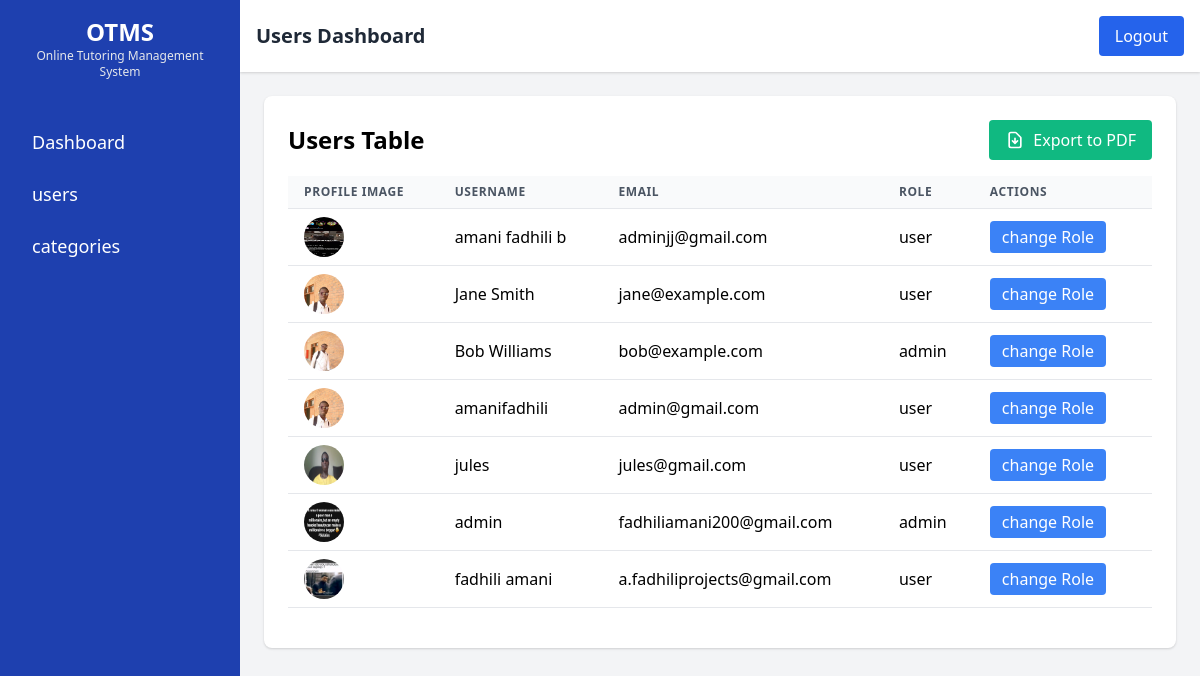
/admin/users.php, run on the app's committed database.
### tables this page shows
CREATE TABLE `users` (
  `user_id` int(11) NOT NULL,
  `user_name` varchar(50) NOT NULL,
  `email` varchar(110) NOT NULL,
  `password` varchar(110) NOT NULL,
  `profile_image` text DEFAULT NULL,
  `role` enum('user','admin') NOT NULL DEFAULT 'user'
);

### admin/users.php (the view, shortened to what this page needs)
<?php include('../user/db.php');
?>
<!DOCTYPE html>
<html lang="en">
<head>
    <link href="https://cdn.jsdelivr.net/npm/tailwindcss@2.2.19/dist/tailwind.min.css" rel="stylesheet">
</head>
<body class="bg-gray-100">
    <div class="flex h-screen overflow-hidden">
        <?php include 'sidebar.php'; ?>
        <div class="flex-1 flex flex-col w-full">
            <header class="bg-white shadow p-4 flex items-center justify-between">
                <h1 class="text-xl font-bold text-gray-800">Users Dashboard</h1>
                <div class="flex items-center space-x-4">
                    <button class="text-white bg-blue-600 px-4 py-2 rounded" onclick="window.location.href='../index.php'">Logout</button>
                </div>
            </header>
            <main class="flex-1 p-6 overflow-auto transition-all duration-300 w-full" id="main-content">
                <div class="bg-white rounded-lg shadow p-6">
                                    <div class="flex justify-between items-center mb-4">
                                        <h2 class="text-2xl font-bold">Users Table</h2>
                                        <button onclick="generatePDF()" class="bg-green-500 hover:bg-green-600 text-white px-4 py-2 rounded flex items-center">
                                            <svg class="w-5 h-5 mr-2" fill="none" stroke="currentColor" viewBox="0 0 24 24">
                                                <path stroke-linecap="round" stroke-linejoin="round" stroke-width="2" d="M12 10v6m0 0l-3-3m3 3l3-3m2 8H7a2 2 0 01-2-2V5a2 2 0 012-2h5.586a1 1 0 01.707.293l5.414 5.414a1 1 0 01.293.707V19a2 2 0 01-2 2z" />
                                            </svg>
                                            Export to PDF
                                        </button>
                                    </div>
                    <div class="overflow-x-auto">
                        <table class="min-w-full bg-white">
                            <thead>
                                <tr>
                                    <th class="py-2 px-4 border-b border-gray-200 bg-gray-50 text-left text-xs font-semibold text-gray-600 uppercase tracking-wider">Profile Image</th>
                                    <th class="py-2 px-4 border-b border-gray-200 bg-gray-50 text-left text-xs font-semibold text-gray-600 uppercase tracking-wider">Username</th>
                                    <th class="py-2 px-4 border-b border-gray-200 bg-gray-50 text-left text-xs font-semibold text-gray-600 uppercase tracking-wider">Email</th>
                                    <th class="py-2 px-4 border-b border-gray-200 bg-gray-50 text-left text-xs font-semibold text-gray-600 uppercase tracking-wider">Role</th>
                                    <th class="py-2 px-4 border-b border-gray-200 bg-gray-50 text-left text-xs font-semibold text-gray-600 uppercase tracking-wider">Actions</th>
                                </tr>
                            </thead>
                            <tbody>
                                <?php
                                $rows_per_page = 10;
                                $page = isset($_GET['page']) ? $_GET['page'] : 1;
                                $start = ($page - 1) * $rows_per_page;
                                $query = "SELECT * FROM users LIMIT $start, $rows_per_page";
                                $result = mysqli_query($conn, $query);
                                while ($row = mysqli_fetch_assoc($result)) {
                                    $username = $row['user_name'];
                                    $email = $row['email'];
                                    $image = $row['profile_image'];
                                    $role = $row['role'];
                                    $user_id = $row['user_id'];
                                    echo "<tr>";
                                    echo "<td class='py-2 px-4 border-b border-gray-200'><img src='../image/" . $image . "' alt='Profile Image' class='w-10 h-10 rounded-full'></td>";
                                    echo "<td class='py-2 px-4 border-b border-gray-200'>" . $username . "</td>";
                                    echo "<td class='py-2 px-4 border-b border-gray-200'>" . $email . "</td>";
                                    echo "<td class='py-2 px-4 border-b border-gray-200'>" . $role . "</td>";
                                    echo "<td class='py-2 px-4 border-b border-gray-200'>
                                            <button onclick='updateRole(" . $user_id . ")' class='bg-blue-500 text-white px-3 py-1 rounded mr-2 hover:bg-blue-600'>change Role</button>
                                          </td>";
                                    echo "</tr>";
                                }
                                ?>
                            </tbody>
                        </table>
                    </div>
                </div>
            </main>
        </div>
    </div>
</body>
</html>

### admin/sidebar.php (shortened to what this page needs)
<head>
<link rel="stylesheet" href="https://cdnjs.cloudflare.com/ajax/libs/font-awesome/6.6.0/css/all.min.css" />
</head>
<div class="sidebar bg-blue-800 text-white p-4 w-1/5 h-full transition-transform transform -translate-x-full md:translate-x-0" id="sidebar">
    <div class="mb-4 flex-grow">
    <div class="text-center">
            <h1 class="text-2xl font-bold">OTMS</h1>
            <p class="text-xs text-gray-200">Online Tutoring Management System</p>
            </div>
        <ul class="space-y-2 mt-10">
            <li>
                <a class="block py-2 px-4 text-white hover:bg-white hover:text-blue-800 text-lg rounded transition duration-200" href="dashboard.php">Dashboard</a>
            </li>
            <li>
                <a class="block py-2 px-4 text-white  hover:bg-white hover:text-blue-800 text-lg rounded transition duration-200" href="users.php">users</a>
            </li>
            <li>
                <a class="block py-2 px-4 text-white  hover:bg-white hover:text-blue-800 text-lg rounded transition duration-200" href="category.php">categories</a>
            </li>
        </ul>
    </div>
</div>

### data on the page
users: profile_image (picture), user_name "amani fadhili b", email "adminjj@gmail.com", role "user"
users: profile_image (picture), user_name "Jane Smith", email "jane@example.com", role "user"
users: profile_image (picture), user_name "Bob Williams", email "bob@example.com", role "admin"
users: profile_image (picture), user_name "amanifadhili", email "admin@gmail.com", role "user"
users: profile_image (picture), user_name "jules", email "jules@gmail.com", role "user"
users: profile_image (picture), user_name "admin", email "fadhiliamani200@gmail.com", role "admin"
users: profile_image (picture), user_name "fadhili amani", email "a.fadhiliprojects@gmail.com", role "user"
